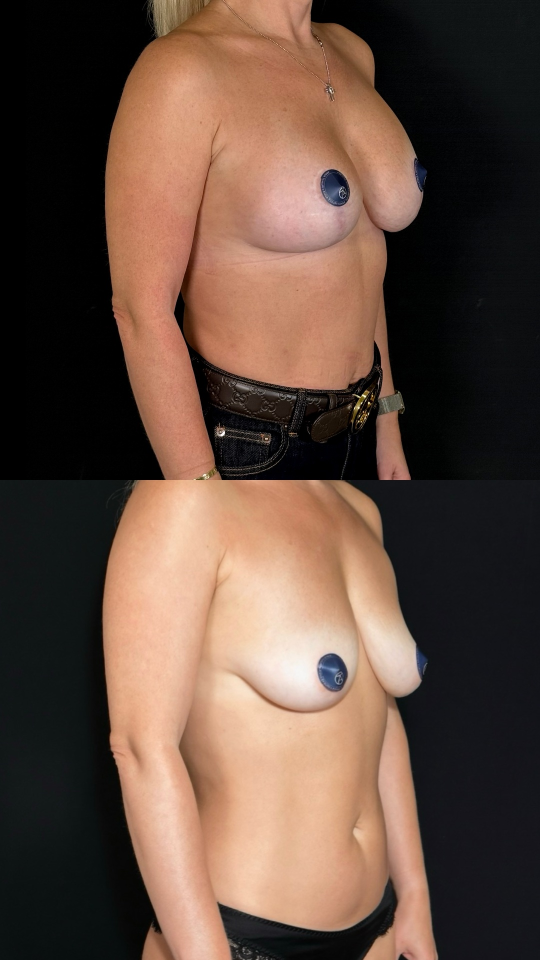
#> input picture collages_ba_3m_1y3m/kollazh_1_god_3_mesyaca_3-4_kak_u_vas.jpg, 1080 x 1920 px, given in place of IMG_9285.JPG.png, which was not available (shown at 1/2 size)
$ python stories_scars_1y3m.py ../collages_ba_3m_1y3m/kollazh_1_god_3_mesyaca_3-4_kak_u_vas.jpg ../collages_ba_3m_1y3m/kollazh_1_god_3_mesyaca_pryamo_kak_u_vas.jpg
#> lines starting #> are read from the running program, lines starting #| are printed output that depends on the picture
"""2 stories (1080x1920): breast augmentation with implants + lift, 1 year 3 months.

1. before -> «light sweep» transition -> after; before again with minimal arrows (what we see on the before), a slider
   to the after with its arrows, then the 1-year-3-months collages (the client's layout).  Silent video.
2. the scars after 1 year 3 months (IMG_2065) with the text, and a big circle with the scar one month after (for
   comparison) and its caption.

Bodies: IMG_9285 before / IMG_2052 after 1 y 3 m, brought to one framing (neck 150, fingertips 1650, the body axis in
the middle); the dark wall is pulled to black.  Faces are out of frame (cut from the neck).

usage: python3 stories_scars_1y3m.py SRC_DIR OUT_DIR [1|2]     (SRC_DIR/drive: <name>.png photos, the collages dir)
"""
import os, subprocess, sys
import numpy as np, cv2
from PIL import Image, ImageDraw, ImageFont, ImageFilter

SRC, OUT = sys.argv[1], sys.argv[2]; ONLY = {int(a) for a in sys.argv[3:]}
DRIVE = os.path.join(SRC, "drive"); os.makedirs(OUT, exist_ok=True)
ROOT = os.path.dirname(os.path.dirname(os.path.abspath(__file__)))
MONT = os.path.join(ROOT, "fonts/Montserrat-VariableFont_wght.ttf"); BOLD = "/usr/share/fonts/opentype/inter/Inter-Bold.otf"
COLL = os.path.join(ROOT, "collages_ba_3m_1y3m")
W, H, FPS = 1080, 1920, 30
WHITE, NAVY, GRAPHITE = (255, 255, 255), (2, 31, 71), (20, 23, 31)
MARGIN = 72


def mont(size, wght=400):
    f = ImageFont.truetype(MONT, size); f.set_variation_by_axes([wght]); return f


def to_black(f):
    k = int(f.shape[1] * 0.06)
    bg = np.minimum(np.minimum(np.median(f[:, :k], 1), np.median(f[:, -k:], 1)), 0.35)[:, None, :]
    return np.clip((f - bg) / (1 - bg), 0, 1)


def frame(name, neck, tips, top=150, bot=1650):
    """the photo in the story framing: neck at `top`, fingertips at `bot`, body axis in the middle; float RGB"""
    f = to_black(np.asarray(Image.open(os.path.join(DRIVE, name + ".png")).convert("RGB"), np.float32) / 255)
    ax = np.median(np.nonzero(f[neck:tips].mean(2) > 0.25)[1]); s = (bot - top) / (tips - neck)
    im = Image.fromarray((f * 255).astype(np.uint8)); im = im.resize((int(im.width * s), int(im.height * s)), Image.LANCZOS)
    cv = Image.new("RGB", (W, H)); cv.paste(im, (int(W / 2 - ax * s), int(top - neck * s)))
    a = np.asarray(cv, np.float32) / 255; a[:max(0, int(top - 2))] *= np.linspace(0, 1, max(1, int(top - 2)))[:, None, None]  # nothing above the neck
    return a


def text_layer(lines, x, y, size=34, wght=400, lh=1.3, anchor="la"):
    """white text with a soft dark shadow on a transparent layer (float RGBA)"""
    f = mont(size, wght); im = Image.new("RGBA", (W, H), (0, 0, 0, 0)); d = ImageDraw.Draw(im)
    for i, t in enumerate(lines):
        d.text((x, y + i * size * lh), t, font=f, fill=WHITE + (255,), anchor=anchor)
    sh = Image.new("RGBA", (W, H), GRAPHITE + (0,)); sh.putalpha(im.getchannel("A").point(lambda v: v * 170 // 255))
    out = Image.alpha_composite(sh.filter(ImageFilter.GaussianBlur(6)), im)
    return np.asarray(out, np.float32) / 255


# [12 lines left out: function arrow_layer, not called in this run]


def over(fr, lay, k=1.0):
    al = lay[..., 3:4] * k; return fr * (1 - al) + lay[..., :3] * al


def ease(x): x = min(max(x, 0.0), 1.0); return x * x * (3 - 2 * x)


# what we see: (label lines, label anchor point, arrow start, arrow end, appear time in its phase)
BEFORE_NOTES = [(["снижение наполненности", "верхнего полюса"], (620, 300), (700, 385), (690, 455), 0.3),
                (["опущение груди"], (MARGIN, 880), (230, 865), (290, 760), 1.2)]
AFTER_NOTES = [(["наполненный", "верхний полюс"], (MARGIN, 300), (230, 385), (410, 460), 0.6),
               (["грудь стала выше"], (650, 330), (790, 360), (840, 545), 1.3),
               (["собранная форма"], (MARGIN, 880), (240, 865), (420, 745), 2.0)]


def s1():
    out = os.path.join(OUT, "01_do_posle.mp4"); tmp = out + ".v.mp4"
    before = frame("IMG_9285.JPG", 300, 3100); after = frame("IMG_2052.JPG", 160, 1730)
#> in to_black, `k = int(f.shape[1] * 0.06)`: k = 64
#> in to_black, `bg = np.minimum(np.minimum(np.median(f[:, :k], 1), np.median(f[:, -k:]..`: bg = 1920 rows, first 8: [0, 0, 0], [0, 0, 0], [0, 0, 0], [0, 0, 0], [0, 0, 0], [0, 0, 0], [0, 0, 0], [0, 0, 0]
#> in to_black, `return np.clip((f - bg) / (1 - bg), 0, 1)`:
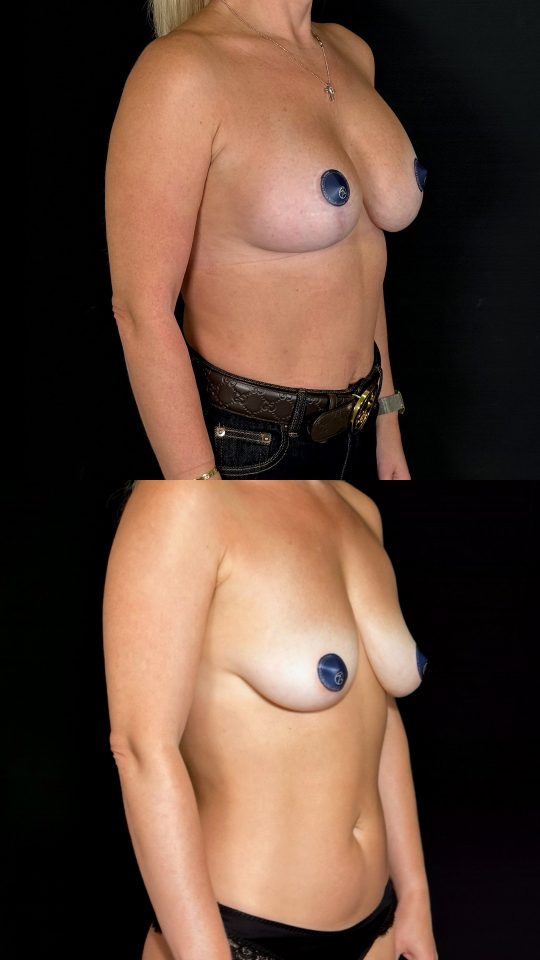
#> returned value: shape (1920, 1080, 3) float32 (shown at 1/2 size); mean of channels 0, 1, 2 0.37, 0.272, 0.218; drawn as R, G, B
#> in frame, `ax = np.median(np.nonzero(f[neck:tips].mean(2) > 0.25)[1])`: ax = 516
#> in frame, `im = im.resize((int(im.width * s), int(im.height * s)), Image.LANCZOS)`:
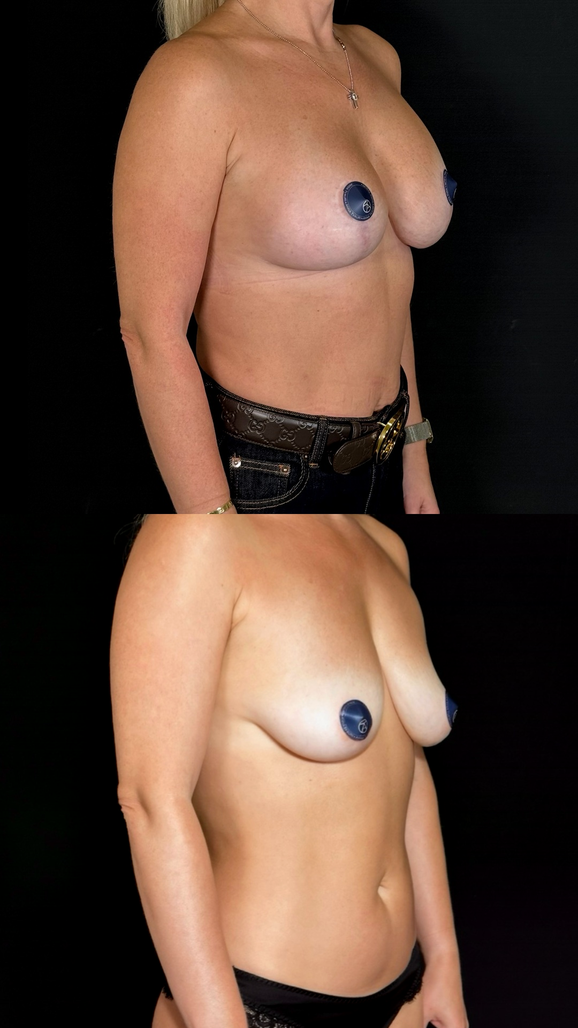
#> im: PIL image 578x1028 RGB; mean R, G, B 94.4, 69.3, 55.5
#> in frame, `cv = Image.new('RGB', (W, H))`: cv: PIL image 1080x1920 RGB; every value is 0
#> in frame, `cv.paste(im, (int(W / 2 - ax * s), int(top - neck * s)))`:
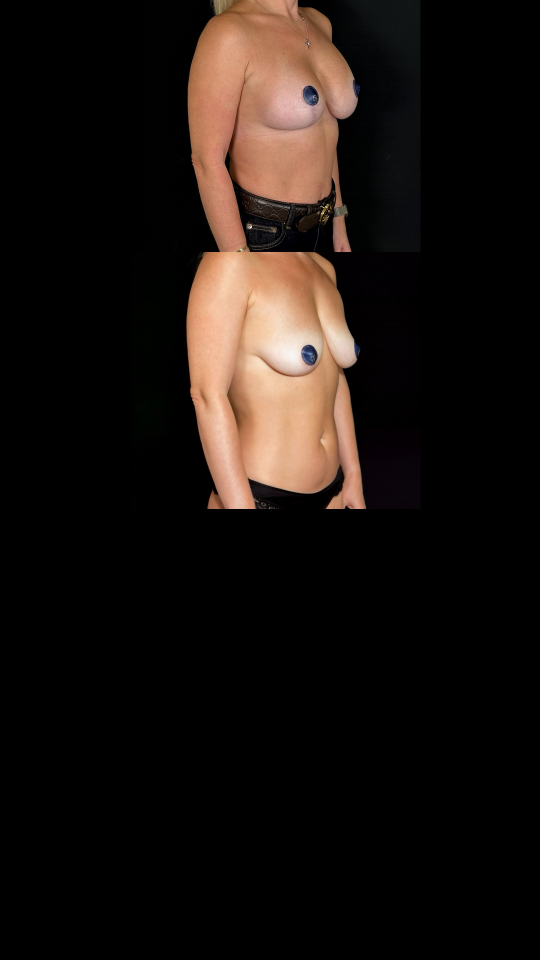
#> cv: PIL image 1080x1920 RGB (shown at 1/2 size); mean R, G, B 26.9, 19.7, 15.8
#> call 2 of frame, with name = 'IMG_2052.JPG', neck = 160, tips = 1730, top = 150, bot = 1650
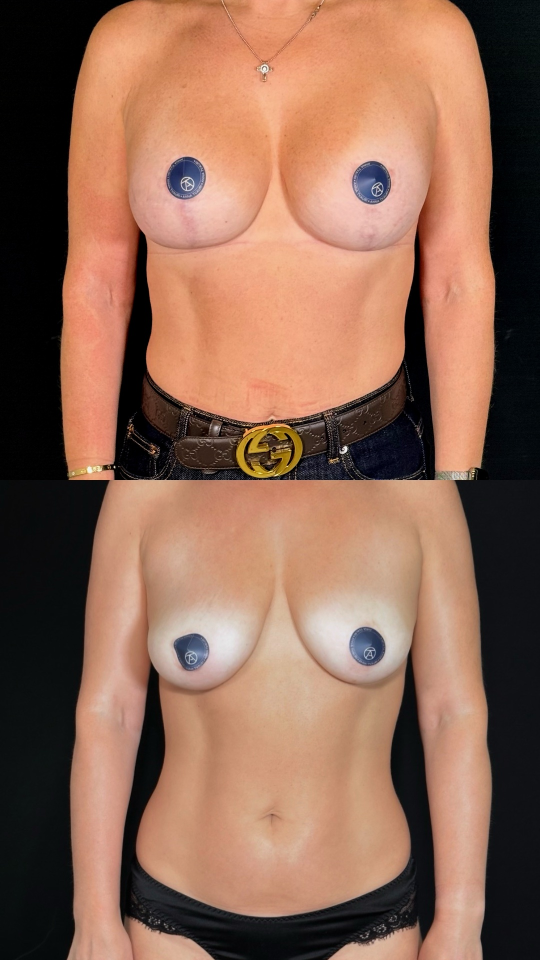
#> input picture collages_ba_3m_1y3m/kollazh_1_god_3_mesyaca_pryamo_kak_u_vas.jpg, 1080 x 1920 px, given in place of IMG_2052.JPG.png, which was not available (shown at 1/2 size)
#> in to_black (call 2), `bg = np.minimum(np.minimum(np.median(f[:, :k], 1), np.median(f[:, -k:]..`: bg = 1920 rows, first 8: [0.00392, 0.00392, 0.00392], [0.00392, 0.00392, 0.00392], [0.00392, 0.00392, 0.00392], [0.00392, 0.00392, 0.00392], [0, 0, 0], [0, 0, 0], [0.00392, 0.00392, 0.00392], [0.00392, 0.00392, 0.00392]
#> in frame (call 2), `ax = np.median(np.nonzero(f[neck:tips].mean(2) > 0.25)[1])`: ax = 557
#> in frame (call 2), `cv.paste(im, (int(W / 2 - ax * s), int(top - neck * s)))`:
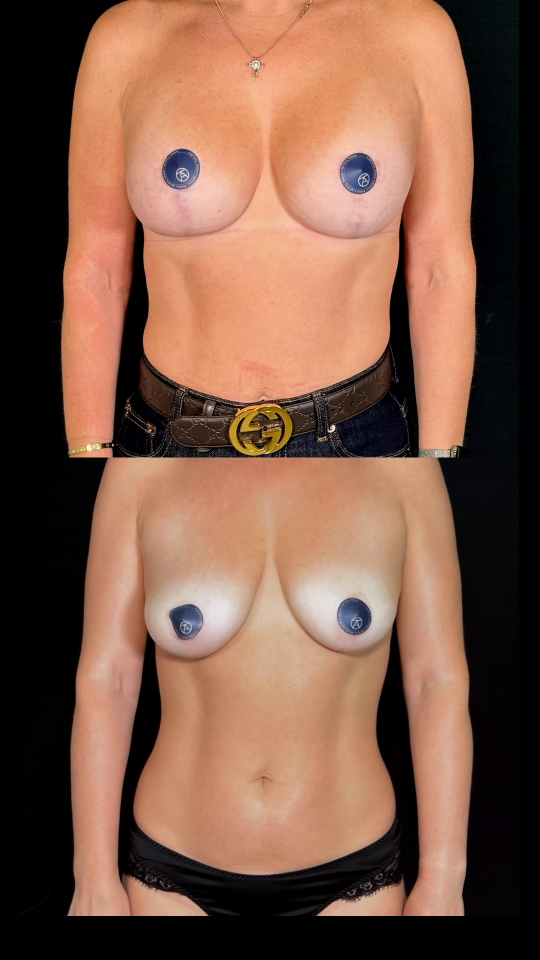
#> cv: PIL image 1080x1920 RGB (shown at 1/2 size); mean R, G, B 127, 90.4, 72.1
#> in frame (call 2), `a[:max(0, int(top - 2))] *= np.linspace(0, 1, max(1, int(top - 2)))[:,`:
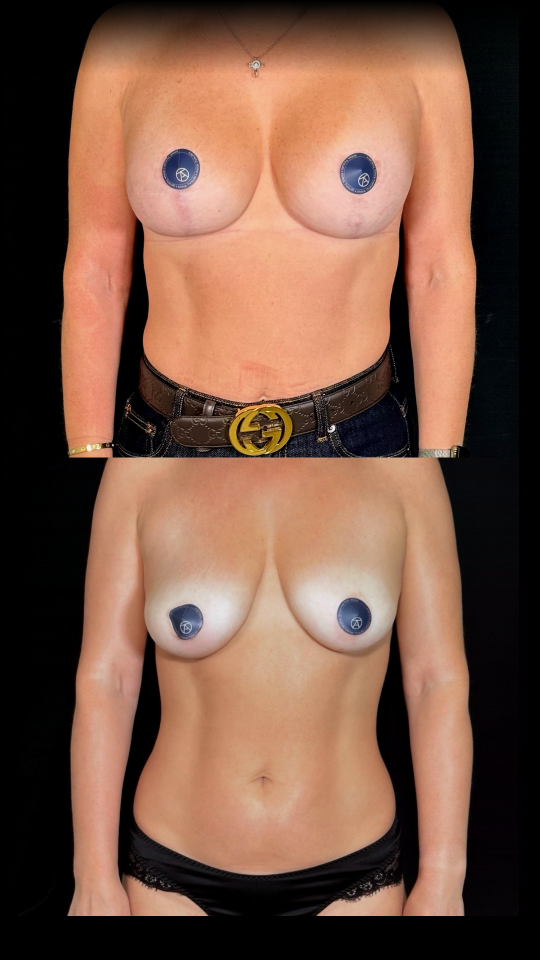
#> a: shape (1920, 1080, 3) float32 (shown at 1/2 size); mean R, G, B 0.475, 0.34, 0.272
    hdr_do = text_layer(["ДО:"], MARGIN, 70, 44, 700)
    hdr_po = text_layer(["ПОСЛЕ:", "увеличение груди имплантами + подтяжка"], MARGIN, 70, 34, 500, lh=1.35)
    notes_b = [(text_layer(l, x, y, 32, 400), p0, p1, t) for l, (x, y), p0, p1, t in BEFORE_NOTES]
    notes_a = [(text_layer(l, x, y, 32, 400), p0, p1, t) for l, (x, y), p0, p1, t in AFTER_NOTES]
    colls = [np.asarray(Image.open(os.path.join(COLL, f"kollazh_1_god_3_mesyaca_{v}_kak_u_vas.jpg")).convert("RGB"), np.float32) / 255
             for v in ["pryamo", "3-4", "sboku"]]
    seam = Image.new("RGBA", (W, H), (0, 0, 0, 0)); f = mont(30, 500); t = "спустя 1 год 3 месяца после операции"
    w = int(f.getlength(t)) + 52; d = ImageDraw.Draw(seam)
    d.rounded_rectangle(((W - w) // 2, 960 - 30, (W + w) // 2, 960 + 30), 30, fill=NAVY + (235,))
    d.text((W / 2, 961), t, font=f, fill=WHITE + (255,), anchor="mm"); seam = np.asarray(seam, np.float32) / 255
    # timeline (s)
    T1, T2, T3 = 1.4, 1.1, 1.4                 # before, light-sweep, after
    T4, T5 = 0.4, 2.8                          # back to before, its notes
    T6, T7 = 1.3, 3.4                          # slider, the after notes
    TC, X = 2.0, 0.35                          # each collage, crossfade
    b4 = T1 + T2 + T3; b5 = b4 + T4; b6 = b5 + T5; b7 = b6 + T6; b8 = b7 + T7
    total = b8 + 3 * TC
    yy, xx = np.mgrid[0:H, 0:W].astype(np.float32); diag = (xx * 0.55 + yy) / (W * 0.55 + H)   # 0..1 along the diagonal
    enc = subprocess.Popen(["ffmpeg", "-v", "error", "-y", "-f", "rawvideo", "-pix_fmt", "rgb24", "-s", f"{W}x{H}", "-r", str(FPS), "-i", "-",
                            "-c:v", "libx264", "-crf", "18", "-preset", "medium", "-pix_fmt", "yuv420p", tmp], stdin=subprocess.PIPE)
    for i in range(int(round(total * FPS))):
        t = i / FPS
        if t < T1:
            z = 1 + 0.03 * t / T1; fr = cv2.warpAffine(before, cv2.getRotationMatrix2D((W / 2, H * 0.4), 0, z), (W, H))
        elif t < T1 + T2:                      # light sweep: a soft glowing edge runs down the diagonal and turns before into after
            p = ease((t - T1) / T2); e = p * 1.3 - 0.15
            m = np.clip((e - diag) / 0.12 + 0.5, 0, 1)[..., None]
            glow = np.exp(-((diag - e) / 0.05) ** 2)[..., None] * 0.55
            fr = np.clip(before * (1 - m) + after * m + glow * np.array([1.0, 0.97, 0.92]), 0, 1)
        elif t < b4:
            z = 1 + 0.03 * (t - T1 - T2) / T3; fr = cv2.warpAffine(after, cv2.getRotationMatrix2D((W / 2, H * 0.4), 0, z), (W, H))
        elif t < b6:                           # back to the before; what we see appears step by step
            fr = after * (1 - ease((t - b4) / T4)) + before * ease((t - b4) / T4)
            lt = t - b5
            fr = over(fr, hdr_do, ease(lt / 0.3))
            for lay, p0, p1, ta in notes_b:
                fr = over(fr, arrow_layer(p0, p1, ease((lt - ta) / 0.35))); fr = over(fr, lay, ease((lt - ta - 0.2) / 0.3))
        elif t < b7:                           # slider left -> right, the after takes over
            p = ease((t - b6) / T6); xs = int(W * p); fr = before.copy(); fr[:, :xs] = after[:, :xs]
            fr[:, max(xs - 2, 0):xs + 2] = 1.0
            ring = np.zeros((H, W, 4), np.float32); cy = 960
            cv2.circle(ring, (xs, cy), 40, (0, 0, 0, 0.35), -1, cv2.LINE_AA); cv2.circle(ring, (xs, cy), 40, (1, 1, 1, 1), 3, cv2.LINE_AA)
            for s in (-1, 1):
                pts = np.array([[xs + s * 8, cy - 10], [xs + s * 20, cy], [xs + s * 8, cy + 10]], np.int32); cv2.fillPoly(ring, [pts], (1, 1, 1, 1), cv2.LINE_AA)
            fr = over(fr, ring)
            k = 1 - ease((t - b6) / 0.3)
            if k > 0:
                fr = over(fr, hdr_do, k)
                for lay, p0, p1, _ in notes_b: fr = over(fr, arrow_layer(p0, p1), k); fr = over(fr, lay, k)
        elif t < b8:                           # the after with its notes
            fr = after.copy(); lt = t - b7
            fr = over(fr, hdr_po, ease(lt / 0.35))
            for lay, p0, p1, ta in notes_a:
                fr = over(fr, arrow_layer(p0, p1, ease((lt - ta) / 0.35))); fr = over(fr, lay, ease((lt - ta - 0.2) / 0.3))
        else:                                  # the collages
            tc = t - b8; k = min(int(tc // TC), 2); lt = tc - k * TC
            fr = colls[k].copy()
            if lt < X: q = ease(lt / X); fr = (colls[k - 1] if k else after) * (1 - q) + fr * q
            fr = over(fr, seam, ease(lt / 0.3) if k == 0 else 1.0)
        o = (np.clip(fr, 0, 1) * 255).astype(np.uint8); enc.stdin.write(o.tobytes())
        for nm, tt in [("a_do", b6 - 0.1), ("b_posle", b8 - 0.1)]:
            if i == int(tt * FPS): Image.fromarray(o).save(os.path.join(OUT, f"01_preview_{nm}.jpg"), quality=90)
    enc.stdin.close(); enc.wait()
    subprocess.run(["ffmpeg", "-v", "error", "-y", "-i", tmp, "-c", "copy", "-movflags", "+faststart", out], check=True)
    os.remove(tmp); print("wrote", out, f"{total:.1f}s", flush=True)


# [41 lines left out: functions warm, s2, not called in this run]


#> (the run stopped early here; a loop or call above may not have finished)
